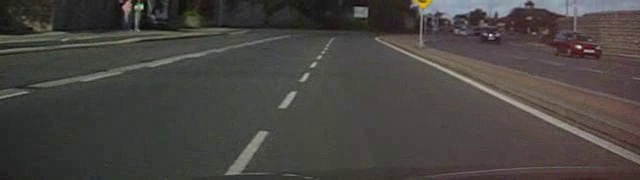
#> input picture frame 38 of StayingInLane.avi, 640 x 180 px
$ python Edge_Detection.py
#> lines starting #> are read from the running program, lines starting #| are printed output that depends on the picture; after the words box and inside, x2 and y2 are one past the last pixel; in counts of white or black regions, pixels touching at a corner belong together
import numpy as np
import cv2
import os
import time


def edge_detection(edge):
	cap = cv2.VideoCapture('StayingInLane.avi')

	while(1):
		ret, frame = cap.read()
#> frame is the input picture: shape (180, 640, 3); mean B, G, R 66.1, 69, 72.8

		if not ret:
			break

		#Convert BGR to HSV
		hsv = cv2.cvtColor(frame, cv2.COLOR_BGR2HSV)
#> hsv: shape (180, 640, 3); mean H, S, V 51.2, 30.6, 74.2

		#Define the raneg fo the red color in HSV
		lower_red = np.array([30,150,50])
		upper_red = np.array([255,255,180])

		#Create a red HSV olor boundary and threshold HSV image
		mask = cv2.inRange(hsv, lower_red, upper_red)
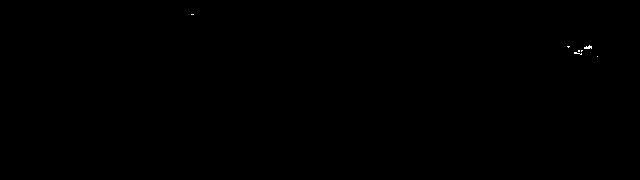
#> mask: shape (180, 640); 0.04% white in thin lines or dots, all inside (x1, y1, x2, y2) = (191, 14, 598, 57)

		#Bitwise and mask the original image
		res = cv2.bitwise_and(frame,frame, mask=mask)

		#Convert to grayscale
		gray = cv2.cvtColor(frame, cv2.COLOR_BGR2GRAY)

		#Display original image
		cv2.imshow('Original', gray)

		#Find edges in the input image and mark them in ouput map edges
		edges = cv2.Canny(frame, 100,200)
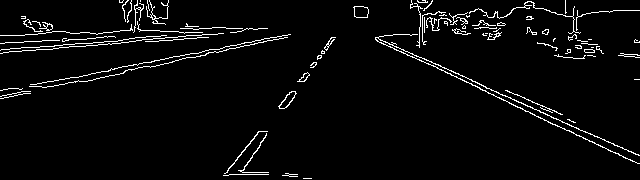
#> edges: shape (180, 640); 3.8% white in thin lines or dots

		#Display images in a frame
		cv2.imshow('Edges', edges)

		#Wait for ESc key to stop
		k = cv2.waitKey(40) & 0xFF
#> (key Esc is pressed here)
		if k == 27:
			break
	#Close the window
	cap.release()

	#De-allocate any associated memory usage
	cv2.destroyAllWindows()


edge = cv2.VideoCapture('StayingInLane.avi')
edge_detection(edge)

$ run again, starting later in the video
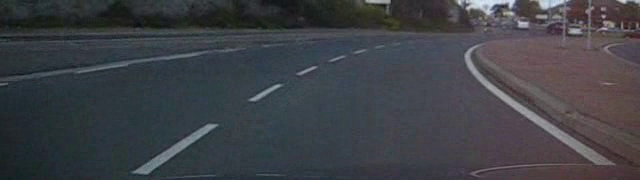
#> input picture frame 173 of StayingInLane.avi, 640 x 180 px
#> in edge_detection, frame is the input picture: shape (180, 640, 3); mean B, G, R 70.4, 65.2, 63
#> hsv: shape (180, 640, 3); mean H, S, V 106.2, 49.7, 73
#> mask: shape (180, 640); every value is 0
#> res: shape (180, 640, 3); every value is 0
#> in edge_detection, `edges = cv2.Canny(frame, 100,200)`:
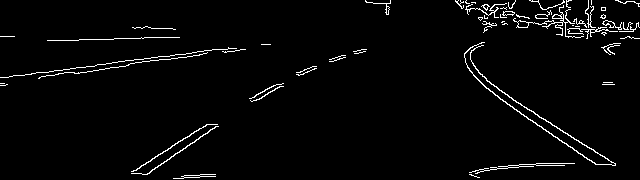
#> edges: shape (180, 640); 2.8% white in thin lines or dots

$ run again, starting later in the video
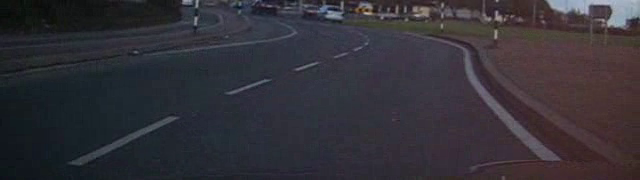
#> input picture frame 308 of StayingInLane.avi, 640 x 180 px
#> in edge_detection, frame is the input picture: shape (180, 640, 3); mean B, G, R 56.1, 49.2, 51.8
#> hsv: shape (180, 640, 3); mean H, S, V 112.5, 61.5, 60.1
#> mask: shape (180, 640); 0.01% white in thin lines or dots, all inside (x1, y1, x2, y2) = (240, 7, 332, 10)
#> in edge_detection, `edges = cv2.Canny(frame, 100,200)`:
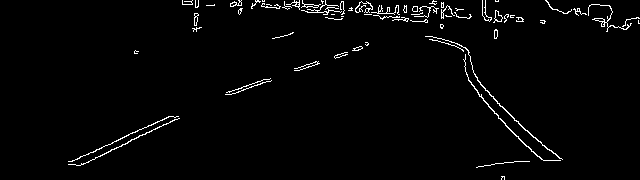
#> edges: shape (180, 640); 2.2% white in thin lines or dots, all inside (x1, y1, x2, y2) = (68, 0, 640, 180)
